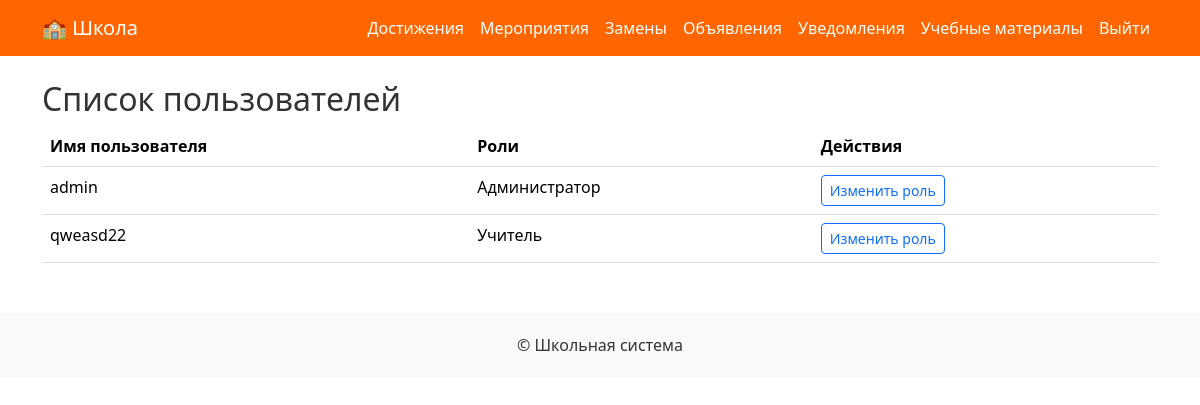
Page /users/ (signed in) on the committed database.
### users/models.py (models this page shows, shortened)
class CustomUser(AbstractUser):
    is_teacher = models.BooleanField(default=False)
    is_admin = models.BooleanField(default=False)
    class Meta:
        verbose_name = 'Пользователь'
        verbose_name_plural = 'Пользователи'

### users/views.py (the view)
# urls.py: path('users/', views.user_list, name='user_list'),
@login_required
def user_list(request):
    if not request.user.is_staff:
        messages.error(request, "У вас нет прав для просмотра пользователей.")
        return redirect('home')  # Перенаправление на главную страницу или страницу ошибки
    users = CustomUser.objects.all()
    return render(request, 'users/user_list.html', {
        'users': users
    })

### templates/users/user_list.html (shortened to what this page needs)
{% extends 'base.html' %}
{% block content %}
<h2>Список пользователей</h2>
<table class="table">
    <thead>
        <tr>
            <th>Имя пользователя</th>
            <th>Роли</th>
            <th>Действия</th>
        </tr>
    </thead>
    <tbody>
        {% for user in users %}
        <tr>
            <td>{{ user.username }}</td>
            <td>
                {% if user.is_teacher %}Учитель{% endif %}
                {% if user.is_admin %}Администратор{% endif %}
            </td>
            <td>
                <a href="{% url 'users:assign_role' user.id %}" class="btn btn-outline-primary btn-sm">Изменить роль</a>
            </td>
        </tr>
        {% endfor %}
    </tbody>
</table>
{% endblock %}

### templates/base.html (style rules this page uses)
body { background-color: #ffffff; color: #333; }

### rows in the picture
CustomUser: username "admin", is_admin "Администратор"
CustomUser: username "qweasd22", is_teacher "Учитель"
